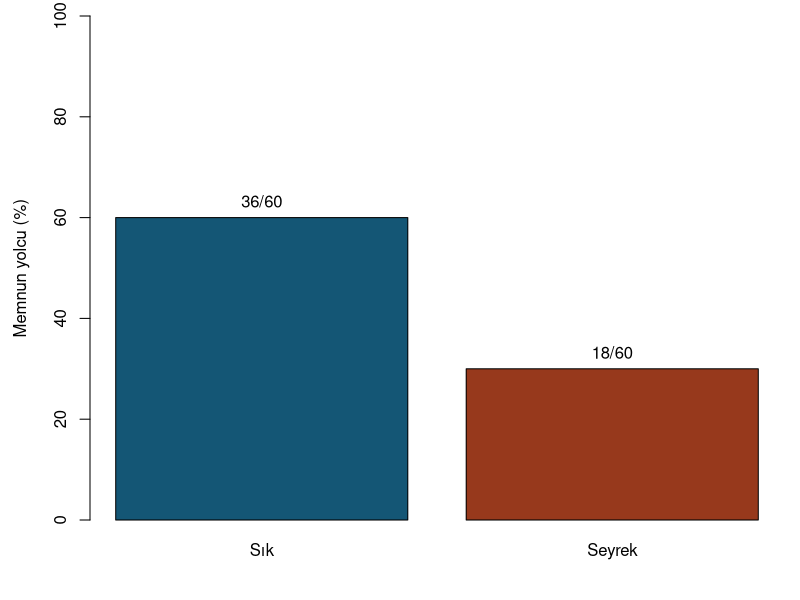
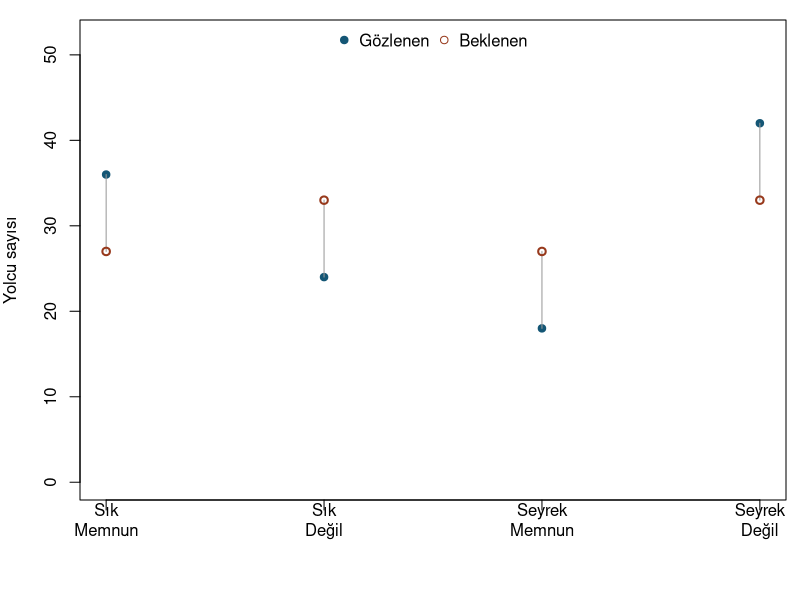
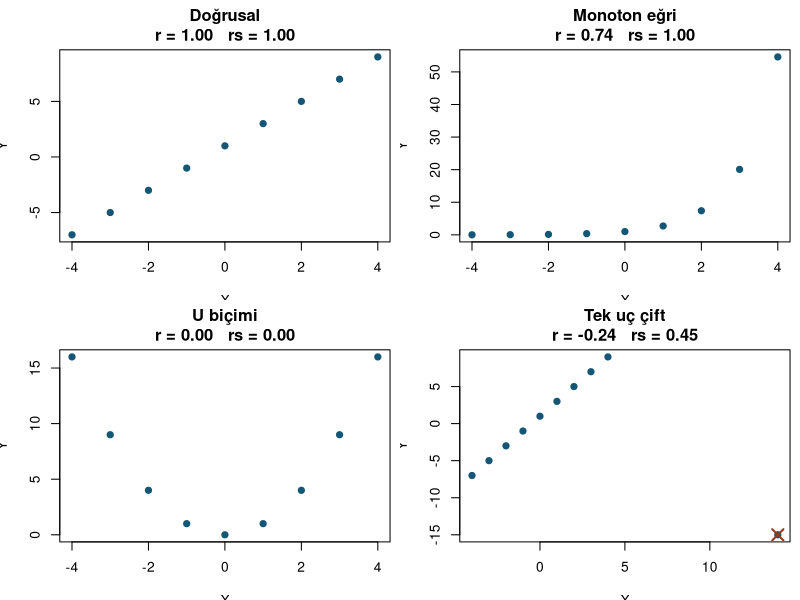
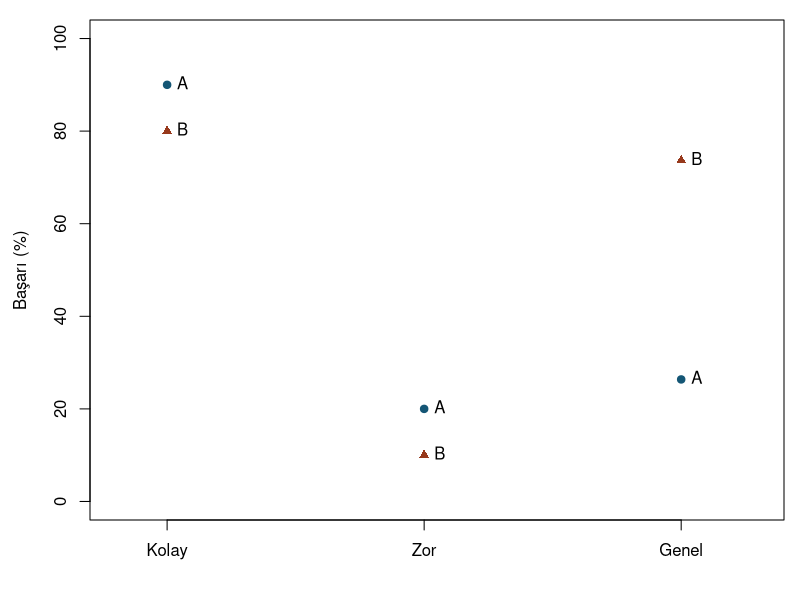

Reproduce these figures in R, in order.
## ---- chunk 1
#| label: cat-table
kullanim <- factor(rep(c("Sık", "Seyrek"), each = 60),
                   levels = c("Sık", "Seyrek"))
memnuniyet <- factor(rep(c("Memnun", "Değil", "Memnun", "Değil"),
                         c(36, 24, 18, 42)), levels = c("Memnun", "Değil"))
ulasim <- table(kullanim, memnuniyet)
addmargins(ulasim)
margin.table(ulasim, 1)
margin.table(ulasim, 2)
round(100 * prop.table(ulasim, 1), 1)
round(100 * prop.table(ulasim, 2), 1)
round(100 * prop.table(ulasim), 1)
## ---- chunk 2
#| label: fig-cat-rates
#| fig-cap: "Kullanım sıklığına göre memnuniyet"
#| fig-alt: "Sık kullanıcıların 60 kişide 36'sı, seyrek kullanıcıların 60 kişide 18'i memnun. Oranlar yüzde 60 ve 30."
#| fig-width: 6.2
#| fig-height: 3.6
par(mar = c(4, 4.5, 0.8, 0.8), bg = "white")
pay <- prop.table(ulasim, 1)[, "Memnun"] * 100
yer <- barplot(pay, ylim = c(0, 100), col = c("#145675", "#97391C"),
               ylab = "Memnun yolcu (%)")
text(yer, pay, c("36/60", "18/60"), pos = 3)
## ---- chunk 3
#| label: cat-chi
E <- outer(rowSums(ulasim), colSums(ulasim)) / sum(ulasim)
katki <- (ulasim - E)^2 / E
X2 <- sum(katki)
sd_ki <- prod(dim(ulasim) - 1)
pearson_ki <- chisq.test(ulasim, correct = FALSE)
yates <- chisq.test(ulasim)
pearson_ki$expected
katki
c(X2 = X2, sd = sd_ki, p_elle = pchisq(X2, sd_ki, lower.tail = FALSE),
  p_R = pearson_ki$p.value, X2_Yates = unname(yates$statistic), p_Yates = yates$p.value)
## ---- chunk 4
#| label: fig-cat-expected
#| fig-cap: "Bağımsızlık modeline göre gözlenen ve beklenen sayılar"
#| fig-alt: "Sık yolcularda memnun gözlenen 36, beklenen 27. Sık ve memnun değil 24 ve 33. Seyrek ve memnun 18 ve 27. Seyrek ve memnun değil 42 ve 33."
#| fig-width: 6.4
#| fig-height: 4.0
par(mar = c(5, 4, 1, 0.7), bg = "white")
goz <- as.vector(t(ulasim))
bek <- as.vector(t(E))
gr <- seq_along(goz)
plot(gr, goz, ylim = c(0, 52), xaxt = "n", xlab = "", ylab = "Yolcu sayısı",
     pch = 19, col = "#145675")
axis(1, at = gr, labels = c("Sık\nMemnun", "Sık\nDeğil", "Seyrek\nMemnun", "Seyrek\nDeğil"))
segments(gr, bek, gr, goz, col = "gray60")
points(gr, bek, pch = 1, lwd = 2, col = "#97391C")
legend("top", c("Gözlenen", "Beklenen"), pch = c(19, 1),
       col = c("#145675", "#97391C"), horiz = TRUE, bty = "n")
## ---- chunk 5
#| label: cat-three
hizmet <- rbind(Otobüs = c(24, 16), Metro = c(31, 9), Vapur = c(20, 20))
colnames(hizmet) <- c("Memnun", "Değil")
hizmet_test <- chisq.test(hizmet)
hizmet_test$expected
hizmet_test$residuals
hizmet_test
## ---- chunk 6
#| label: cat-fisher
seyrek <- rbind(c(1, 4), c(8, 2))
k <- 0:5
olasilik <- dhyper(k, m = 5, n = 10, k = 9)
giren <- olasilik <= olasilik[k == 1]
c(alt = sum(olasilik[k <= 1]), R_alt = fisher.test(seyrek, alternative = "less")$p.value,
  iki_yon = sum(olasilik[giren]), R_iki = fisher.test(seyrek)$p.value)
# Hücreler özellikle seyrek. Ki-kare sonuçları yalnız karşılaştırma içindir.
c(Pearson = suppressWarnings(chisq.test(seyrek, correct = FALSE))$p.value,
  Yates = suppressWarnings(chisq.test(seyrek))$p.value,
  Fisher = fisher.test(seyrek)$p.value)
## ---- chunk 7
#| label: cat-effect
p1 <- pay[1] / 100
p0 <- pay[2] / 100
fark <- p1 - p0
fark_sh <- sqrt(p1 * (1 - p1) / 60 + p0 * (1 - p0) / 60)
c(fark = unname(fark), oran_orani = unname(p1 / p0), odds_orani = 36 * 42 / (24 * 18),
  V_ulasim = sqrt(X2 / sum(ulasim)),
  V_hizmet = sqrt(unname(hizmet_test$statistic) / sum(hizmet)))
unname(fark + c(-1, 1) * qnorm(0.975) * fark_sh)
## ---- chunk 8
#| label: cat-pearson
saat <- 1:8
uretim <- c(5, 11, 8, 16, 12, 19, 15, 22)
u <- saat - mean(saat)
v <- uretim - mean(uretim)
n <- length(saat)
sxy <- sum(u * v) / (n - 1)
r <- sum(u * v) / sqrt(sum(u^2) * sum(v^2))
t_r <- r * sqrt((n - 2) / (1 - r^2))
aralik_r <- tanh(atanh(r) + c(-1, 1) * qnorm(0.975) / sqrt(n - 3))
c(elle_kov = sxy, R_kov = cov(saat, uretim),
  elle_r = r, R_r = cor(saat, uretim),
  elle_t = t_r, elle_p = 2 * pt(-abs(t_r), n - 2))
aralik_r
cor.test(saat, uretim, method = "pearson")
## ---- chunk 9
#| label: cat-spearman
kalite <- c(1, 2, 2, 3, 4, 4)
genel <- c(1, 3, 2, 2, 4, 5)
rank(kalite)
rank(genel)
c(elle = cor(rank(kalite), rank(genel)),
  R = cor(kalite, genel, method = "spearman"))
cor.test(kalite, genel, method = "spearman", exact = FALSE)
## ---- chunk 10
#| label: fig-cat-patterns
#| fig-cap: "İlişki biçimi ve uç gözlem Pearson ile Spearman'ı nasıl etkiler?"
#| fig-alt: "Dört panelde artan doğru, artan dışbükey eğri, simetrik U ve bir uç çift eklenmiş doğru gösterilir. İlk iki panelde sıralar tam artar. U biçiminde iki katsayı sıfırdır."
#| fig-width: 6.2
#| fig-height: 6.8
par(mfrow = c(2, 2), mar = c(3.5, 3.6, 3, 0.6), bg = "white")
ciz <- function(x, y, baslik, uc = FALSE) {
  katsayilar <- sprintf("r = %.2f   rs = %.2f", cor(x, y),
                        cor(x, y, method = "spearman"))
  plot(x, y, pch = 19, col = "#145675", xlab = "X", ylab = "Y",
       main = paste(baslik, katsayilar, sep = "\n"))
  if (uc) points(tail(x, 1), tail(y, 1), pch = 4, lwd = 2, cex = 1.8,
                 col = "#97391C")
}
x <- -4:4
ciz(x, 2 * x + 1, "Doğrusal")
ciz(x, exp(x), "Monoton eğri")
ciz(x, x^2, "U biçimi")
ciz(c(x, 14), c(2 * x + 1, -15), "Tek uç çift", uc = TRUE)
par(mfrow = c(1, 1))
## ---- chunk 11
#| label: fig-cat-simpson
#| fig-cap: "Görev zorluğuna göre ve birleştirilmiş başarı oranları"
#| fig-alt: "A kolay görevlerde yüzde 90 ve zor görevlerde yüzde 20, B yüzde 80 ve yüzde 10 başarılı. Toplamda A yüzde 26,4 ve B yüzde 73,6."
#| fig-width: 6.2
#| fig-height: 4
basari <- rbind(A = c(9, 20), B = c(80, 1))
toplam <- rbind(A = c(10, 100), B = c(100, 10))
oran <- cbind(100 * basari / toplam,
             100 * rowSums(basari) / rowSums(toplam))
par(mar = c(4, 4.5, 1, 0.8), bg = "white")
plot(1:3, oran[1, ], ylim = c(0, 100), pch = 19, col = "#145675",
     xlab = "", ylab = "Başarı (%)", xaxt = "n", xlim = c(0.8, 3.3))
points(1:3, oran[2, ], pch = 17, col = "#97391C")
text(1:3, oran[1, ], "A", pos = 4)
text(1:3, oran[2, ], "B", pos = 4)
axis(1, 1:3, c("Kolay", "Zor", "Genel"))
